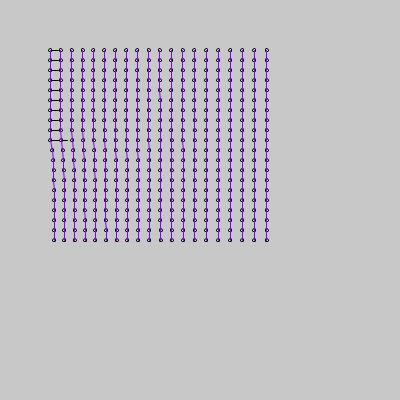
Frame 1 (no input)
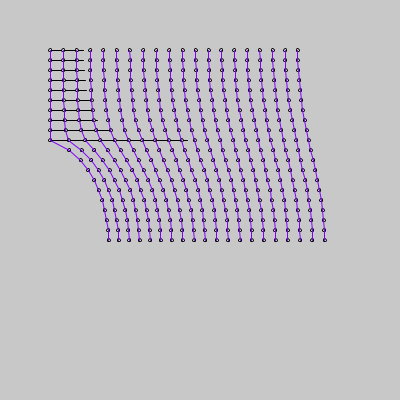
Frame 60 (the mouse pressed at the canvas centre just before this capture)
Frame 120 (the mouse held since frame 60 and released just before this capture): identical to frame 60, image omitted

The Processing sketch that drew these frames (run headless with seeded random() and noise(); from frame 60 on, the mouse is pressed at the canvas centre):

// Processing sketch: PolymerModel
// ── PolymerModel.pde

//========== Setup

double damp = 0.8;
double dt = 1.0;

double iMass   = 1.0;
double k_inter = 0.05;
double k_intra = 0.2;

int perFrame = 100;

// ========= Settings

double [][] Xs,Fs,Vs,Ds;
int    []   crosslinks;

//========== Main loop

void setup(){
  size(400,400);
  makeChains( 20, 20, 1.0 );
  makeCrossLinks();
  println("====== Setup Done ");
}

void draw(){
  background(200);
  for(int i=0; i<perFrame; i++) step(); 
  plotLinks();
  //noLoop();
}

//========== Subroutines

void boundary_F(){
  for (int ichain = 0; ichain<Fs.length; ichain++){ 
    Fs[ichain][Fs[ichain].length-1] += 0.05;
  }
};

void boundary_X(){
  for (int ichain = 0; ichain<Xs.length/2; ichain++){ 
    Xs[ichain][0] = 0;
  }
};


void makeChains( int nChains, int n, double d0 ){
  Xs = new double[nChains][n];
  Fs = new double[nChains][n];
  Vs = new double[nChains][n];
  Ds = new double[nChains][n];
  for (int ichain = 0; ichain<Xs.length; ichain++){ 
    double [] xs  = Xs[ichain];
    double [] d0s = Ds[ichain]; 
    double d = 0;
    for (int i = 0; i<xs.length; i++){
      d0s[i]=d0; xs[i]=d;
      d+=d0;
    }
  }
}

void makeCrossLinks(){
  int n = Xs[0].length;
  crosslinks = new int[ 4*(Xs.length-1)*n ];
  int ilink=0;
  for (int ichain = 1; ichain<Xs.length; ichain++){ 
    for (int i = 0; i<n; i++){
      crosslinks[ilink     ] = ichain-1;  // ichain 
      crosslinks[ilink + 1 ] = i;         // i
      crosslinks[ilink + 2 ] = ichain;     // jchain
      crosslinks[ilink + 3 ] = i;         // j 
      //println( ilink+" "+crosslinks[ilink     ]+" "+crosslinks[ilink+1     ]+" "+crosslinks[ilink + 2 ]+" "+crosslinks[ilink + 3 ] ); 
      ilink+=4;
    }
  }; 
}

// ── Chain.pde


void getF_intra( double [] xs, double [] d0, double [] Fs ){
  for (int i = 0; i<xs.length; i++){ Fs[i] = 0; }
  for (int i = 1; i<xs.length; i++){
    double dx = xs[i] - xs[i-1] - d0[i];  
    double f =  k_intra*dx; 
    //double f = k_intra[i]*dx;
    //double f = f_intra( dx );
    Fs[i-1]  +=  f;  
    Fs[i  ]  += -f;  

  }
}

void getF_inter( int [] crosslinks, double [][] xs, double [][] Fs ){
  for (int ilink = 0; ilink<crosslinks.length; ilink+=4){ 
    int ichain = crosslinks[ilink     ]; 
    int i      = crosslinks[ilink + 1 ]; 
    int jchain = crosslinks[ilink + 2 ]; 
    int j      = crosslinks[ilink + 3 ];
   
    double dx = ( xs[ichain][i] - xs[jchain][j] );
    double f =  k_inter * dx;
    // Fs[i] = k_inter[i]*dx;
    // Fs[i] = f_inter( dx );
    
    Fs[ichain][i] += -f;
    Fs[jchain][j] += +f;
  }
}

void move_MD( double [] xs, double [] vs, double [] fs ){
  for (int i = 0; i<xs.length; i++){
    vs[i]  = damp*vs[i] + iMass*fs[i]*dt;
    xs[i] += vs[i]*dt;  
  }
}

void step(  ){
  
  for (int ichain = 0; ichain<Xs.length; ichain++){  getF_intra( Xs[ichain], Ds[ichain], Fs[ichain] );  }
  getF_inter( crosslinks, Xs, Fs );
  boundary_F();
  for (int ichain = 0; ichain<Xs.length; ichain++){  move_MD   ( Xs[ichain], Vs[ichain], Fs[ichain] );  }
  boundary_X();
}



// ── UTILS.pde


float ichain2sy (int ichain){  return ichain*10 + 50; }
float x2sx( double x )      {  return (float)(10*x) + 50;        }

void plotLinks(){
  stroke( 0,0,0 );
  for (int ichain = 0; ichain<Xs.length; ichain++){ 
    double [] xs = Xs[ichain];
    double [] fs = Fs[ichain];
    float y = ichain2sy( ichain );
   // for (int i = 1; i<xs.length; i++){  line   ( x2sx(xs[i-1]), y, x2sx(xs[i]), y);    }
    for (int i = 0; i<xs.length; i++){  line   ( x2sx(xs[i]), y, x2sx(xs[i]+50*fs[i]), y);    }
    for (int i = 0; i<xs.length; i++){  ellipse( x2sx(xs[i]), y, 3,3 );               }
  }
  stroke( 128,0,255 );
  for (int ilink = 0; ilink<crosslinks.length; ilink+=4){ 
    int ichain = crosslinks[ilink     ]; 
    int i      = crosslinks[ilink + 1 ]; 
    int jchain = crosslinks[ilink + 2 ]; 
    int j      = crosslinks[ilink + 3 ];  
    //println( ilink+" "+crosslinks[ilink     ]+" "+crosslinks[ilink+1     ]+" "+crosslinks[ilink + 2 ]+" "+crosslinks[ilink + 3 ] ); 
    line( x2sx(Xs[ichain][i]), ichain2sy(ichain), x2sx(Xs[jchain][j]), ichain2sy(jchain) );
  }
}
